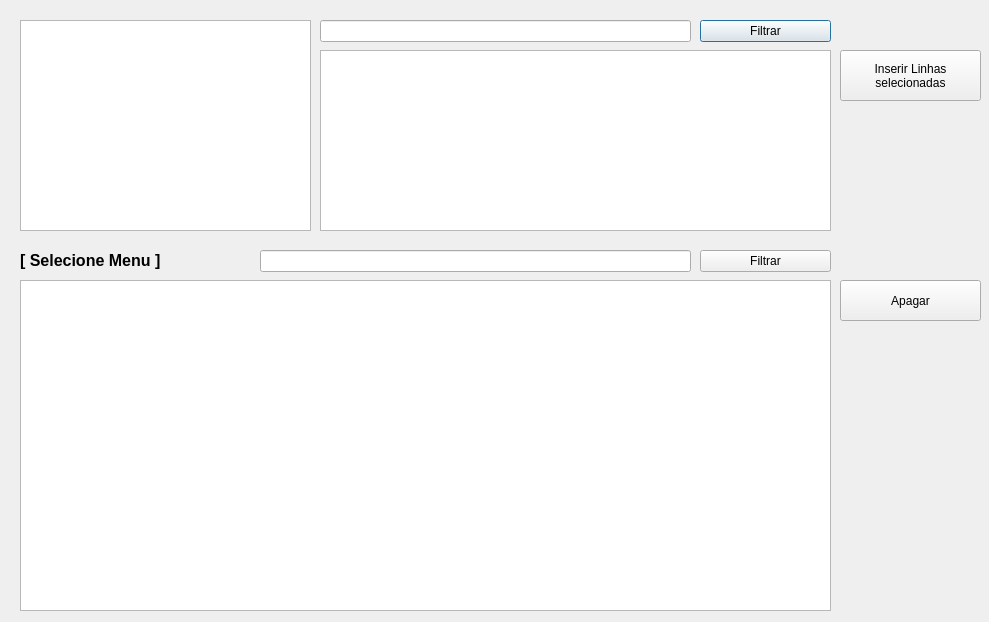
<?xml version="1.0" encoding="UTF-8"?>
<ui version="4.0">
 <class>Cardapio</class>
 <widget class="QDialog" name="Cardapio">
  <property name="geometry">
   <rect>
    <x>0</x>
    <y>0</y>
    <width>989</width>
    <height>622</height>
   </rect>
  </property>
  <property name="windowTitle">
   <string>Montar Cardápio</string>
  </property>
  <widget class="QListView" name="listView_menu">
   <property name="geometry">
    <rect>
     <x>20</x>
     <y>20</y>
     <width>291</width>
     <height>211</height>
    </rect>
   </property>
  </widget>
  <widget class="QTableView" name="tableView_itens">
   <property name="geometry">
    <rect>
     <x>320</x>
     <y>50</y>
     <width>511</width>
     <height>181</height>
    </rect>
   </property>
  </widget>
  <widget class="QLineEdit" name="lineEdit_procurar">
   <property name="geometry">
    <rect>
     <x>320</x>
     <y>20</y>
     <width>371</width>
     <height>22</height>
    </rect>
   </property>
   <property name="clearButtonEnabled">
    <bool>true</bool>
   </property>
  </widget>
  <widget class="QPushButton" name="pushButton_procurar">
   <property name="geometry">
    <rect>
     <x>700</x>
     <y>20</y>
     <width>131</width>
     <height>22</height>
    </rect>
   </property>
   <property name="text">
    <string>Filtrar</string>
   </property>
  </widget>
  <widget class="QLabel" name="label_menu">
   <property name="geometry">
    <rect>
     <x>20</x>
     <y>250</y>
     <width>211</width>
     <height>21</height>
    </rect>
   </property>
   <property name="font">
    <font>
     <pointsize>12</pointsize>
     <weight>75</weight>
     <bold>true</bold>
    </font>
   </property>
   <property name="text">
    <string>[ Selecione Menu ]</string>
   </property>
  </widget>
  <widget class="QTableView" name="tableView_menu">
   <property name="geometry">
    <rect>
     <x>20</x>
     <y>280</y>
     <width>811</width>
     <height>331</height>
    </rect>
   </property>
  </widget>
  <widget class="QPushButton" name="pushButton_inserircardapio">
   <property name="geometry">
    <rect>
     <x>840</x>
     <y>50</y>
     <width>141</width>
     <height>51</height>
    </rect>
   </property>
   <property name="text">
    <string>Inserir Linhas
selecionadas</string>
   </property>
  </widget>
  <widget class="QPushButton" name="pushButton_apagar">
   <property name="geometry">
    <rect>
     <x>840</x>
     <y>280</y>
     <width>141</width>
     <height>41</height>
    </rect>
   </property>
   <property name="text">
    <string>Apagar</string>
   </property>
  </widget>
  <widget class="QLineEdit" name="lineEdit_filtrar_cardapio">
   <property name="geometry">
    <rect>
     <x>260</x>
     <y>250</y>
     <width>431</width>
     <height>22</height>
    </rect>
   </property>
   <property name="clearButtonEnabled">
    <bool>true</bool>
   </property>
  </widget>
  <widget class="QPushButton" name="pushButton_filtrar_cardapio">
   <property name="geometry">
    <rect>
     <x>700</x>
     <y>250</y>
     <width>131</width>
     <height>22</height>
    </rect>
   </property>
   <property name="text">
    <string>Filtrar</string>
   </property>
  </widget>
 </widget>
 <resources/>
 <connections/>
</ui>
